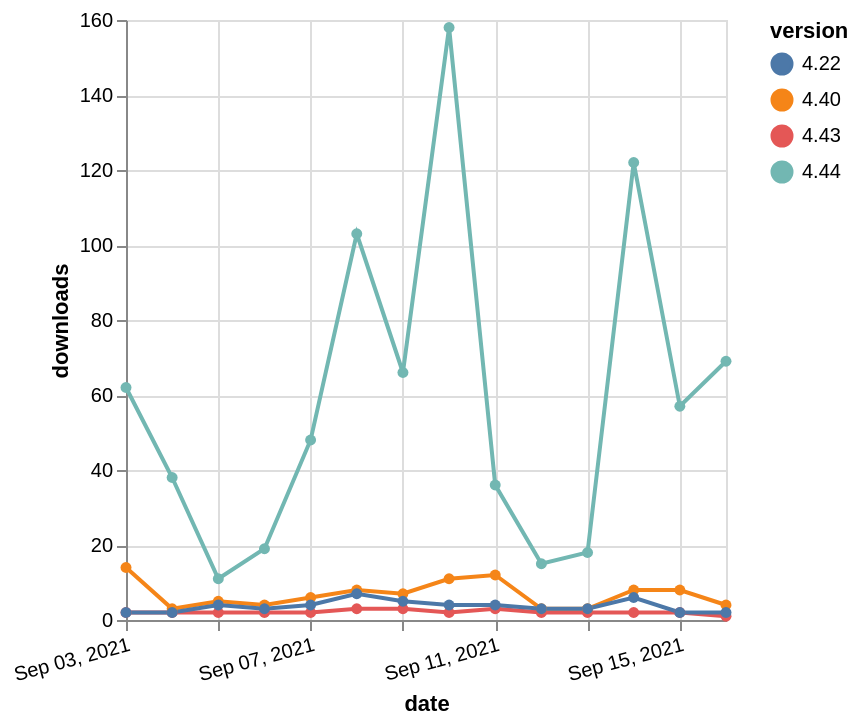

This figure's Vega-Lite source:
### Vega-Lite specification from a JSON file in a GitHub repository (floating-point values rounded to 4 significant figures)
{"$schema": "https://vega.github.io/schema/vega-lite/v5.json", "description": "A simple bar chart with embedded data.", "data": {"values": [{"date": "2021-09-03", "total": 3228, "delta": 2, "version": "4.43"}, {"date": "2021-09-04", "total": 3230, "delta": 2, "version": "4.43"}, {"date": "2021-09-05", "total": 3232, "delta": 2, "version": "4.43"}, {"date": "2021-09-06", "total": 3234, "delta": 2, "version": "4.43"}, {"date": "2021-09-07", "total": 3236, "delta": 2, "version": "4.43"}, {"date": "2021-09-08", "total": 3239, "delta": 3, "version": "4.43"}, {"date": "2021-09-09", "total": 3242, "delta": 3, "version": "4.43"}, {"date": "2021-09-10", "total": 3244, "delta": 2, "version": "4.43"}, {"date": "2021-09-11", "total": 3247, "delta": 3, "version": "4.43"}, {"date": "2021-09-12", "total": 3249, "delta": 2, "version": "4.43"}, {"date": "2021-09-13", "total": 3251, "delta": 2, "version": "4.43"}, {"date": "2021-09-14", "total": 3253, "delta": 2, "version": "4.43"}, {"date": "2021-09-15", "total": 3255, "delta": 2, "version": "4.43"}, {"date": "2021-09-16", "total": 3256, "delta": 1, "version": "4.43"}, {"date": "2021-09-03", "total": 18009, "delta": 14, "version": "4.40"}, {"date": "2021-09-04", "total": 18012, "delta": 3, "version": "4.40"}, {"date": "2021-09-05", "total": 18017, "delta": 5, "version": "4.40"}, {"date": "2021-09-06", "total": 18021, "delta": 4, "version": "4.40"}, {"date": "2021-09-07", "total": 18027, "delta": 6, "version": "4.40"}, {"date": "2021-09-08", "total": 18035, "delta": 8, "version": "4.40"}, {"date": "2021-09-09", "total": 18042, "delta": 7, "version": "4.40"}, {"date": "2021-09-10", "total": 18053, "delta": 11, "version": "4.40"}, {"date": "2021-09-11", "total": 18065, "delta": 12, "version": "4.40"}, {"date": "2021-09-12", "total": 18068, "delta": 3, "version": "4.40"}, {"date": "2021-09-13", "total": 18071, "delta": 3, "version": "4.40"}, {"date": "2021-09-14", "total": 18079, "delta": 8, "version": "4.40"}, {"date": "2021-09-15", "total": 18087, "delta": 8, "version": "4.40"}, {"date": "2021-09-16", "total": 18091, "delta": 4, "version": "4.40"}, {"date": "2021-09-03", "total": 54781, "delta": 62, "version": "4.44"}, {"date": "2021-09-04", "total": 54819, "delta": 38, "version": "4.44"}, {"date": "2021-09-05", "total": 54830, "delta": 11, "version": "4.44"}, {"date": "2021-09-06", "total": 54849, "delta": 19, "version": "4.44"}, {"date": "2021-09-07", "total": 54897, "delta": 48, "version": "4.44"}, {"date": "2021-09-08", "total": 55000, "delta": 103, "version": "4.44"}, {"date": "2021-09-09", "total": 55066, "delta": 66, "version": "4.44"}, {"date": "2021-09-10", "total": 55224, "delta": 158, "version": "4.44"}, {"date": "2021-09-11", "total": 55260, "delta": 36, "version": "4.44"}, {"date": "2021-09-12", "total": 55275, "delta": 15, "version": "4.44"}, {"date": "2021-09-13", "total": 55293, "delta": 18, "version": "4.44"}, {"date": "2021-09-14", "total": 55415, "delta": 122, "version": "4.44"}, {"date": "2021-09-15", "total": 55472, "delta": 57, "version": "4.44"}, {"date": "2021-09-16", "total": 55541, "delta": 69, "version": "4.44"}, {"date": "2021-09-03", "total": 34560, "delta": 2, "version": "4.22"}, {"date": "2021-09-04", "total": 34562, "delta": 2, "version": "4.22"}, {"date": "2021-09-05", "total": 34566, "delta": 4, "version": "4.22"}, {"date": "2021-09-06", "total": 34569, "delta": 3, "version": "4.22"}, {"date": "2021-09-07", "total": 34573, "delta": 4, "version": "4.22"}, {"date": "2021-09-08", "total": 34580, "delta": 7, "version": "4.22"}, {"date": "2021-09-09", "total": 34585, "delta": 5, "version": "4.22"}, {"date": "2021-09-10", "total": 34589, "delta": 4, "version": "4.22"}, {"date": "2021-09-11", "total": 34593, "delta": 4, "version": "4.22"}, {"date": "2021-09-12", "total": 34596, "delta": 3, "version": "4.22"}, {"date": "2021-09-13", "total": 34599, "delta": 3, "version": "4.22"}, {"date": "2021-09-14", "total": 34605, "delta": 6, "version": "4.22"}, {"date": "2021-09-15", "total": 34607, "delta": 2, "version": "4.22"}, {"date": "2021-09-16", "total": 34609, "delta": 2, "version": "4.22"}]}, "width": "container", "mark": {"type": "line", "point": {"filled": true}}, "encoding": {"x": {"field": "date", "type": "temporal", "timeUnit": "yearmonthdate", "title": "date", "axis": {"labelAngle": -15}}, "y": {"field": "delta", "type": "quantitative", "title": "downloads"}, "color": {"field": "version", "type": "nominal"}, "tooltip": {"field": "delta"}}}
